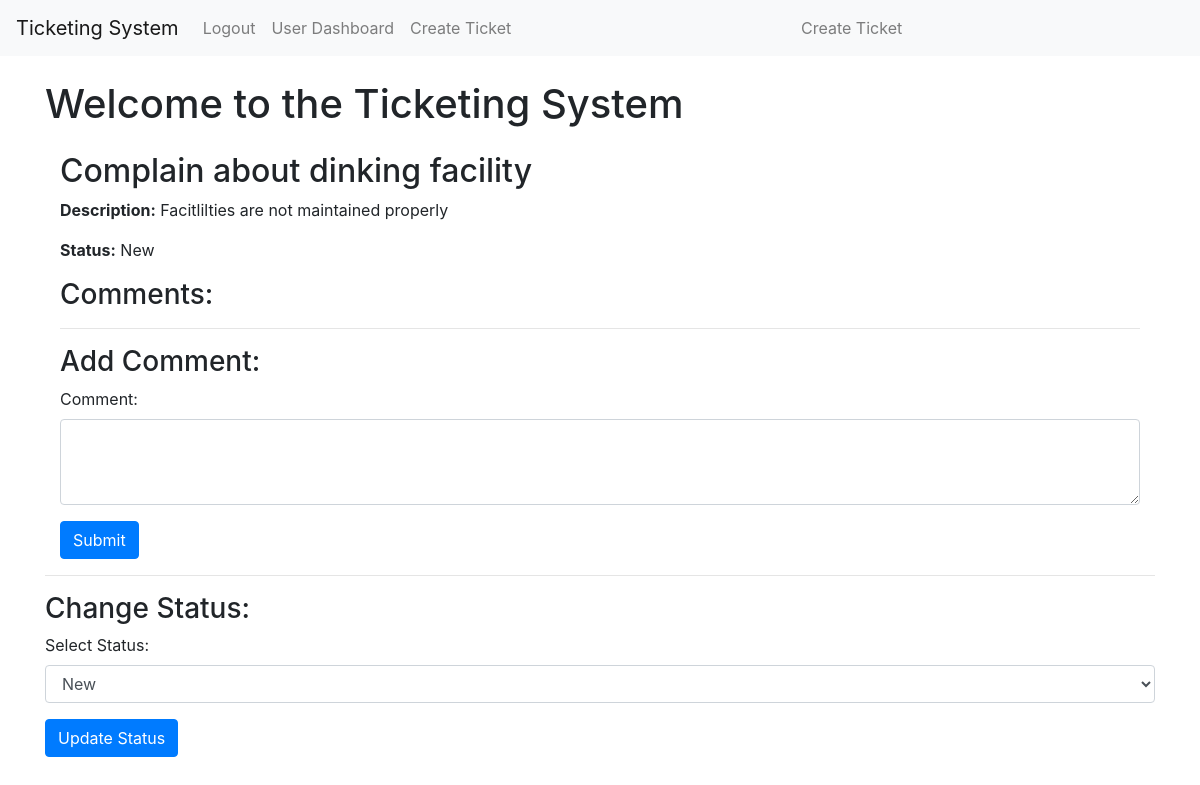
The app's page /ticket/1 (signed in), older data.
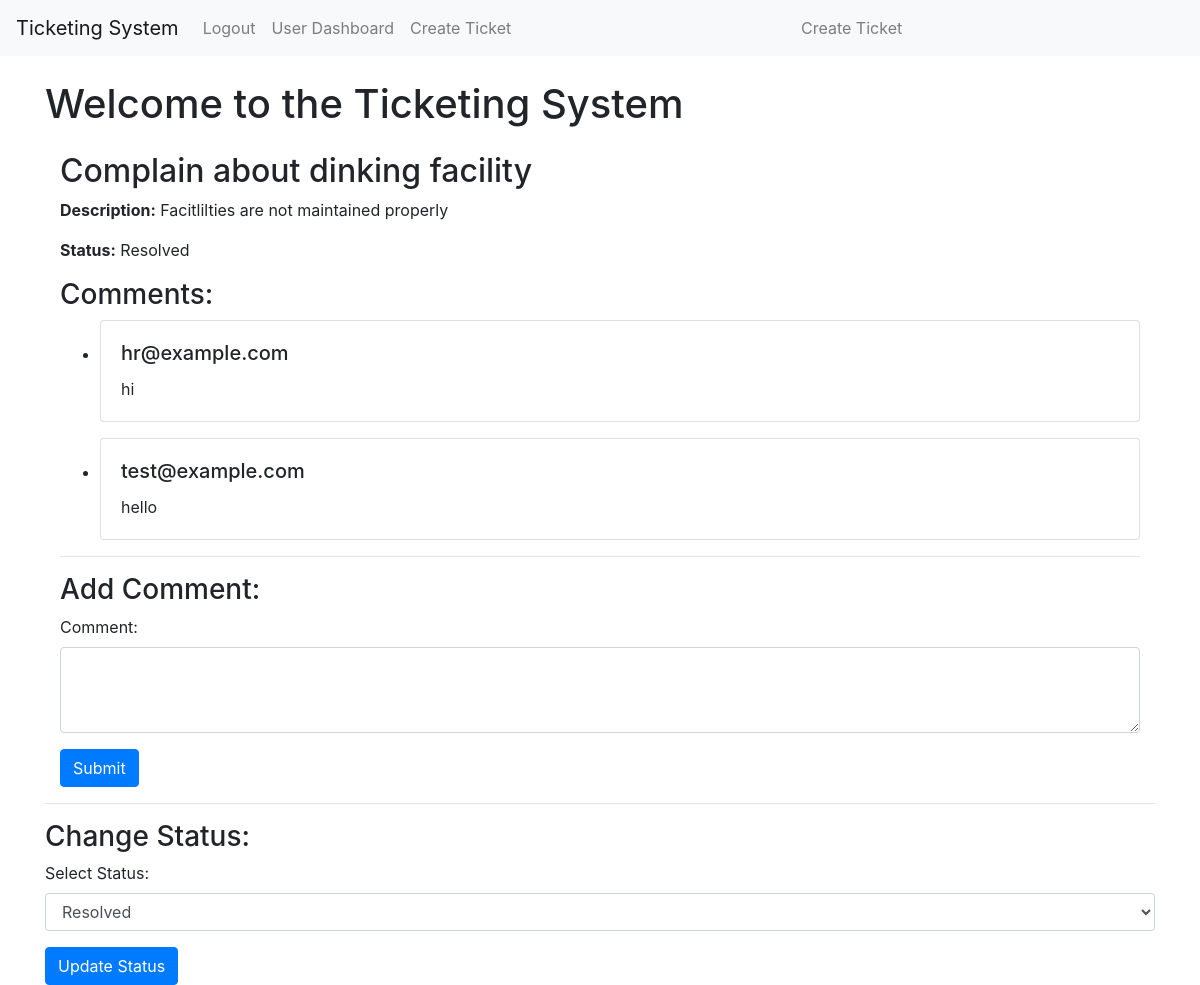
The same page, newer data.
### app/models.py (models this page shows, shortened)
class Ticket(db.Model):
    id = db.Column(db.Integer, primary_key=True)
    title = db.Column(db.String(100), nullable=False)
    description = db.Column(db.Text, nullable=False)
    status = db.Column(db.String(20), default='New')  # Consider using an enum
    creator_id = db.Column(db.Integer, db.ForeignKey('user.id'), nullable=False)
    creator = db.relationship('User', backref='tickets')

class Comment(db.Model):
    id = db.Column(db.Integer, primary_key=True)
    content = db.Column(db.Text, nullable=False)
    ticket_id = db.Column(db.Integer, db.ForeignKey('ticket.id'), nullable=False)
    author_id = db.Column(db.Integer, db.ForeignKey('user.id'), nullable=False)
    ticket = db.relationship('Ticket', backref=db.backref('comments', lazy='dynamic'))
    author = db.relationship('User', backref='comments')

class User(UserMixin, db.Model):
    id = db.Column(db.Integer, primary_key=True)
    email = db.Column(db.String(100), unique=True, nullable=False)
    password_hash = db.Column(db.String(128))
    is_hr = db.Column(db.Boolean, default=False)
    is_admin = db.Column(db.Boolean, default=False)
    is_approved = db.Column(db.Boolean, default=False)

### app/__init__.py (the view)
    @app.route('/ticket/<int:ticket_id>')
    @login_required
    def view_ticket(ticket_id):
        ticket = Ticket.query.get_or_404(ticket_id)
        if current_user.id != ticket.creator_id and not current_user.is_hr:
            flash('You are not authorized to view this ticket.', 'warning')
            return redirect(url_for('index'))
        comment_form = CommentForm()
        status_form = StatusForm()
        return render_template('ticket_detail.html', ticket=ticket, comment_form=comment_form, status_form=status_form)

### app/forms.py
class CommentForm(FlaskForm):
    comment = StringField('Add your comments/query here', validators=[DataRequired(
        message="Please enter a comment before submitting.")])
    submit = SubmitField('Submit Comment')

class StatusForm(FlaskForm):
    status_choices = [('New', 'New'), ('In Progress', 'In Progress'), ('Closed', 'Closed')]  # Define status choices
    status = SelectField('Status', choices=status_choices, validators=[DataRequired()])
    submit = SubmitField('Update Status')

### app/__init__.py (called while the page is built)
@login_manager.user_loader
def load_user(user_id):
    return User.query.get(int(user_id))

### app/templates/ticket_detail.html (shortened to what this page needs)
{% extends 'base.html' %}
{% block content %}
  <div class="container mt-4">
    <h2>{{ ticket.title }}</h2>
    <p><strong>Description:</strong> {{ ticket.description }}</p>
    <p><strong>Status:</strong> {{ ticket.status }}</p>
    <h3>Comments:</h3>
    <ul>
      {% for comment in ticket.comments %}
        <li class="mb-3">
          <div class="card">
            <div class="card-body">
              <h5 class="card-title">{{ comment.author.email }}</h5>
              <p class="card-text">{{ comment.content }}</p>
            </div>
          </div>
        </li>
      {% endfor %}
    </ul>
    <hr>
    <h3>Add Comment:</h3>
    <form action="{{ url_for('add_comment', ticket_id=ticket.id) }}" method="post">
      <div class="form-group">
        <label for="comment">Comment:</label>
        <textarea class="form-control" id="comment" name="comment" rows="3" required></textarea>
      </div>
      <button type="submit" class="btn btn-primary">Submit</button>
    </form>
  </div>
<hr>
    <h3>Change Status:</h3>
      <form action="{{ url_for('change_status', ticket_id=ticket.id) }}" method="post">
        <div class="form-group">
          <label for="status">Select Status:</label>
          <select class="form-control" id="status" name="status" required>
            <option value="New" {% if ticket.status == 'New' %} selected {% endif %}>New</option>
            <option value="Resolved" {% if ticket.status == 'Resolved' %} selected {% endif %}>Resolved</option>
          </select>
        </div>
        <button type="submit" class="btn btn-primary">Update Status</button>
      </form>
  </div>
{% endblock %}

Row changes from the older to the newer data that the page shows:
changed Ticket "Complain about dinking facility": status "New" → "Resolved"
added Comment: author.email "hr@example.com", content "hi"
added Comment: author.email "test@example.com", content "hello"
